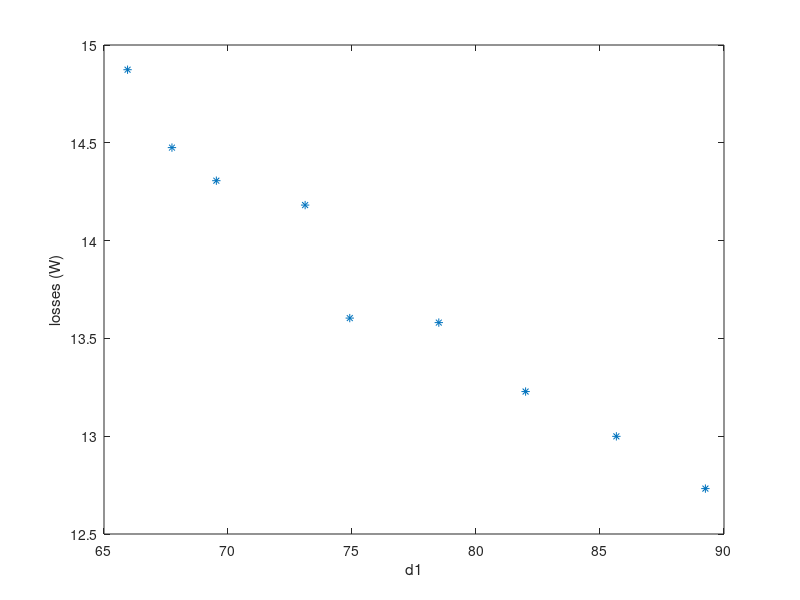
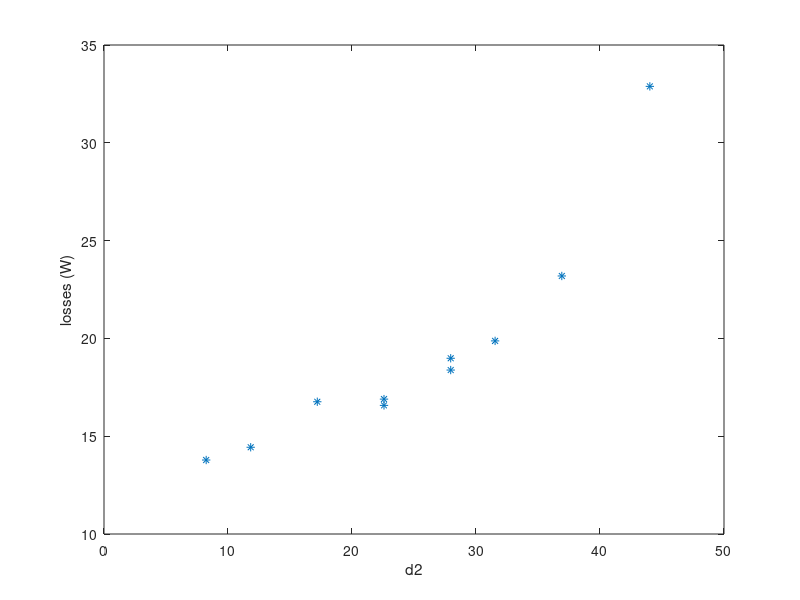
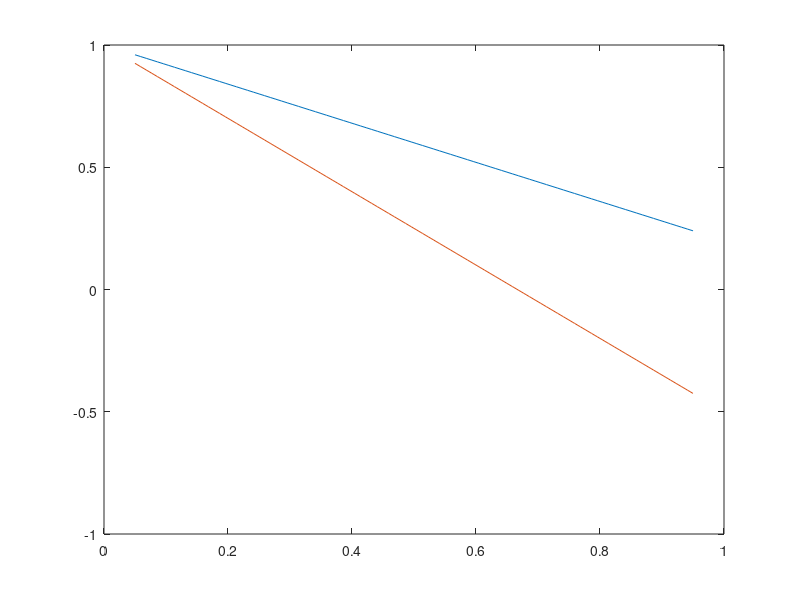

Reproduce these figures in MATLAB, in order. (Note: this script raises an error after producing the figures.)
%Buck
voutbuck=[99970 100492 99007 100455 99171 100067 100419 100700 100424]/1000
ioutbuck=5004 *ones(1,9)/1000
vinbuck=[149239 154088 144075 139090 133961 129063 123883 119047 113969]/1000
iinbuck=[3449 3360 3538 3716 3806 3985 4163 4342 4521]/1000
d1buck=[6774 6595 6953 7311 7491 7850 8200 8566 8925]/100

poutbuck=voutbuck.*ioutbuck;
pinbuck=vinbuck.*iinbuck;
lossesbuck=pinbuck-poutbuck;
figure
plot(d1buck,lossesbuck, '*')
xlabel('d1')
ylabel('losses (W)')
%%
%Boost
voutboost=[99588 99611 99093 99089 100737 99828 97399 97618 99756 99724]/1000
ioutboost=5003 *ones(1,10)/1000
vinboost=[78815 73632 83869 88912 93918 58568 63524 68711 73639 78858]/1000
iinboost=[6536 7026 6111 5738 5513 9089 8036 7397 7027 6537]/1000
d2boost=[2258 2796 1720 1183 824 4402 3692 3154 2796 2258]/100

poutboost=voutboost.*ioutboost;
pinboost=vinboost.*iinboost;
lossesboost=pinboost-poutboost;
figure
plot(d2boost,lossesboost, '*')
xlabel('d2')
ylabel('losses (W)')

%% total

% vout=[99970 100492 99007 100455 99171 100067 100419 100700 100424 99588 99611 99093 99089 100737 99828 97399 97618 99756 99724]/1000
% iout=[5004 5004 5004 5004 5004 5004 5004 5004 5004 5003 5003 5003 5003 5003 5003 5003 5003 5003 5003 ]/1000
% vin=[149239 154088 144075 139090 133961 129063 123883 119047 113969 78815 73632 83869 88912 93918 58568 63524 68711 73639 78858]/1000
% iin=[3449 3360 3538 3716 3806 3985 4163 4342 4521 6536 7026 6111 5738 5513 9089 8036 7397 7027 6537]/1000
% d1=[6774 6595 6953 7311 7491 7850 8200 8566 8925 10000 10000 10000 10000 10000 10000 10000 10000 10000 10000 ]/100
% d2=[10000 10000 10000 10000 10000 10000 10000 10000 10000 2258 2796 1720 1183 824 4402 3692 3154 2796 2258]/100
% 
% pout=vout.*iout;
% pin=vin.*iin;
% losses=pin-pout

%%
d1=linspace(0.05,0.95)
d2=1-(d1*80/100)
figure
plot(d1,d2)
hold on
d1=linspace(0.05,0.95)
d2=1-(d1*150/100)
plot(d1,d2)
hold off
%%
CSV=readtable("Bbheatmap.csv",'Delimiter',';');
vout=CSV.vout;
iout=CSV.iout;
vin=CSV.vin;
iin=CSV.iin;%CSV(:,['iin']); outputs a table, not an array
d1=CSV.d1;
d2=CSV.d2;
pin=vin.*iin;%CSV.pin;
pout=iout.*vout;%CSV.iout;
losses=pin-pout;%CSV.losses;


figure
losses_rearr=reshape (losses,[size(unique(d2),1),size(unique(d1),1)])
contourf(unique(d1),unique(d2),losses_rearr-6,75,'LineColor','none')
colormap(hot) %flipud(hot) para representear colores inversos
colorbar;
d1b=linspace(min(unique(d1)),max(unique(d1)));
d2b=1-(d1b*80/100);
hold on
plot(d1b,d2b,'k','Linewidth',2)
d1b=linspace(min(unique(d1)),max(unique(d1)));
d2b=1-(d1b*150/100);
plot(d1b,d2b,'k','Linewidth',2)
hold off
axis([min(unique(d1)) max(unique(d1)) min(unique(d2)),max(unique(d2))])
% f = figure;
%  ax = axes('Parent',f);
%  h = surf(unique(d1),unique(d2),losses_rearr,'Parent',ax);
%  set(h, 'edgecolor','none');
%  %view(ax,[0,90]);
%  colormap(jet);
%  colorbar;
caxis([6.9 30])